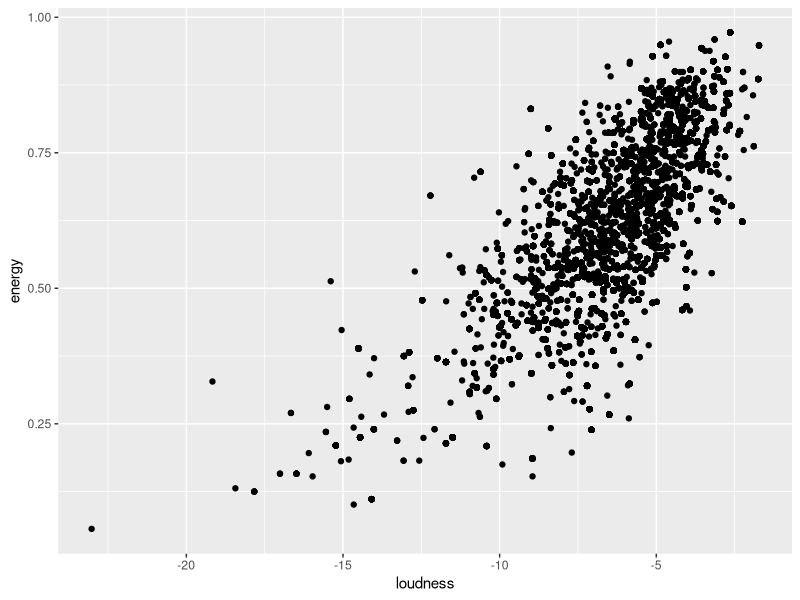
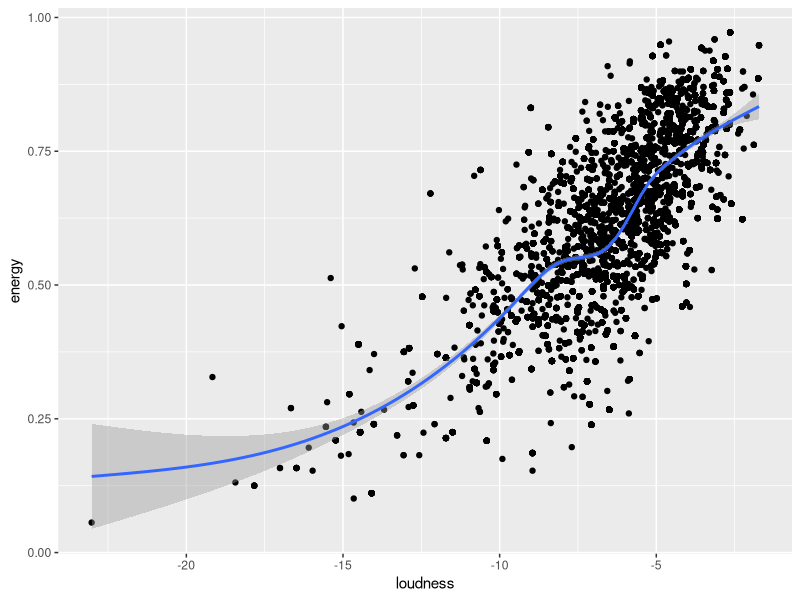
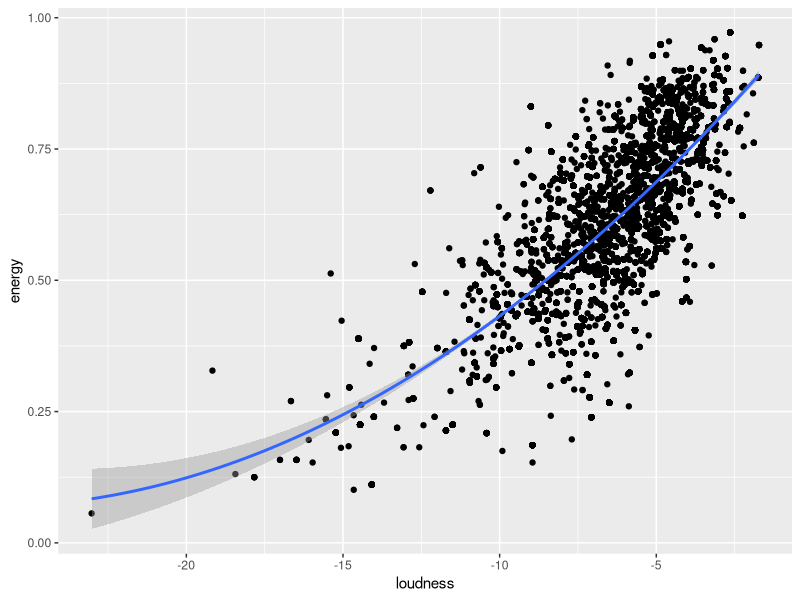
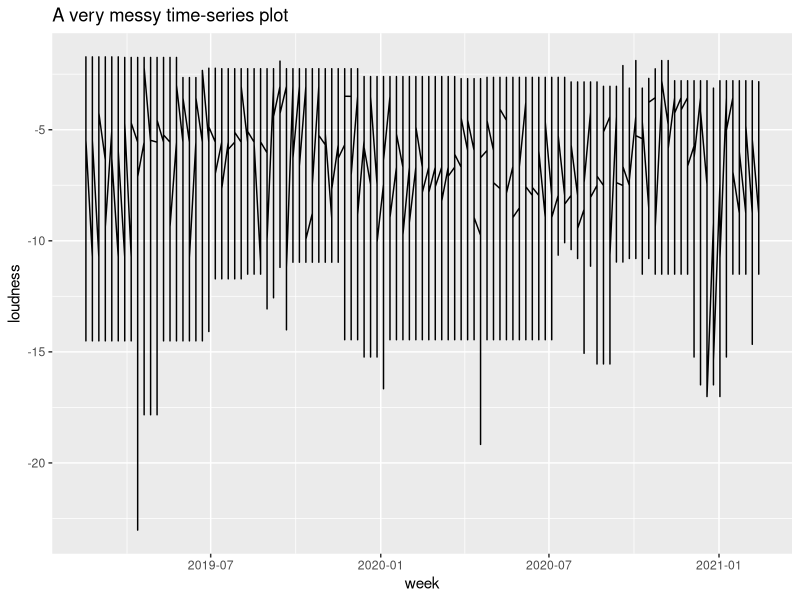
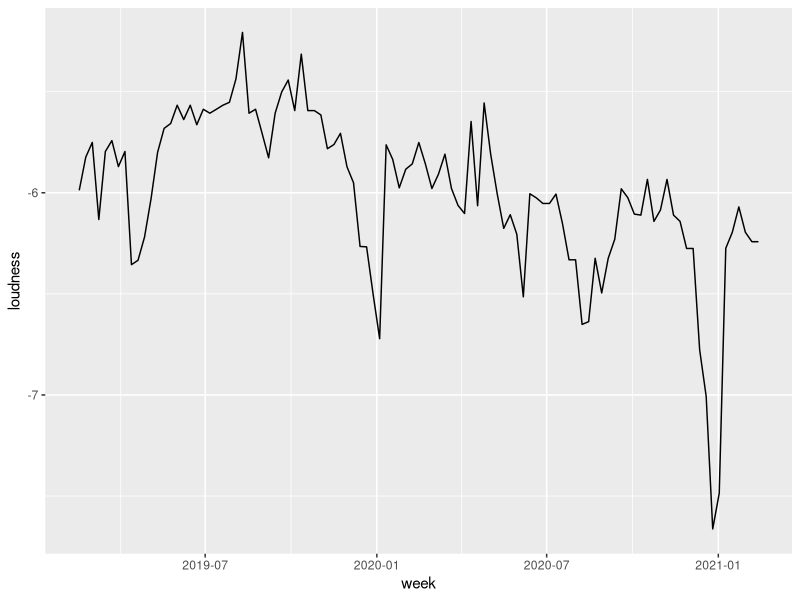
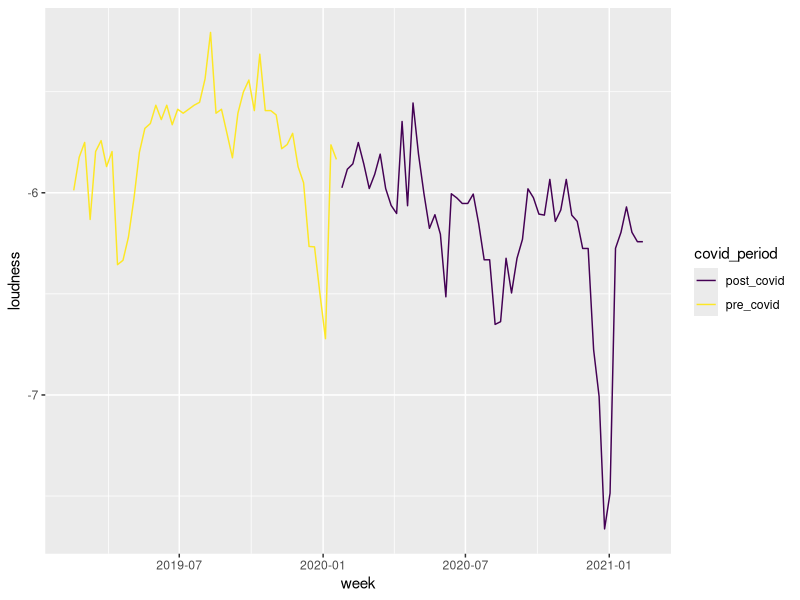
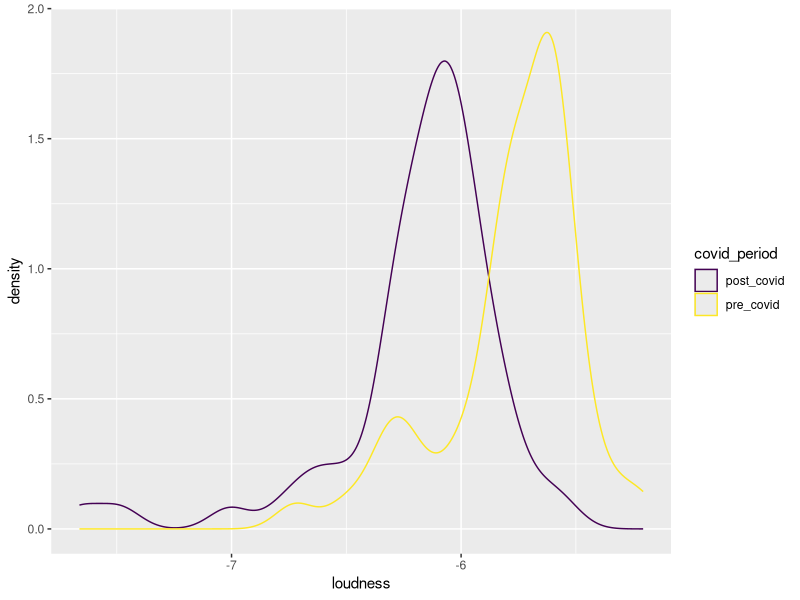

These figures' R source, in order:
## ---- chunk 1
library(tidyverse)
library(here)
## ---- chunk 2
spotify <- read_csv(here("data", "spotify.csv"))
## ---- chunk 3
spotify %>% 
  filter(season == "Spring") %>% 
  summarize(avg_energy = mean(energy))
## ---- chunk 4
spotify %>%
  filter(season == "Spring") %>%
  summarize(
    avg_energy = mean(energy),
    max_energy = max(energy),
    total_energy = sum(energy)
  )
## ---- chunk 5
spotify %>% 
  filter(season == "Spring") %>% 
  summarize(avg_energy = mean(energy))
## ---- chunk 6
spotify %>%
  group_by(covid_period) %>% 
  summarize(min_loud = min(loudness))
## ---- chunk 7
typeof(spotify$rank)
## ---- chunk 8
spotify_rank <- spotify %>% 
  mutate(rank = as.ordered(rank))

class(spotify_rank$rank)
## ---- chunk 9
spotify_power <- spotify %>% 
  # since loudness values closer to zero are louder, we need to standardize the values by their minimum value
  mutate(raw_power = energy * (loudness - min(loudness)))

spotify_power %>% 
  select(energy, loudness, raw_power) %>% 
  # the head function allows us to visualize the first few rows of data
  head()
## ---- chunk 10
spotify %>% 
  ggplot(aes(x = loudness, y = energy)) +
  geom_point()
## ---- chunk 11
spotify %>% 
  ggplot(aes(x = loudness, y = energy)) +
  geom_point() +
  geom_smooth()
## ---- chunk 12
spotify %>% 
  ggplot(aes(x = loudness, y = energy)) +
  geom_point() +
  geom_smooth(method = "lm", formula = y ~ x + I(x^2))
## ---- chunk 13
spotify %>% 
  ggplot(aes(x = week, y = loudness)) +
  geom_line() +
  labs(title = "A very messy time-series plot")
## ---- chunk 14
spotify_sum <- spotify %>% 
  group_by(week) %>% 
  summarize(
    valence = median(valence),
    tempo = median(tempo),
    speechiness = median(speechiness),
    instrumentalness = median(instrumentalness),
    liveness = median(liveness),
    loudness = median(loudness),
    acousticness = median(acousticness),
    danceability = median(danceability),
    energy = median(energy),
    major = sum(mode == "major"),
    minor = sum(mode == "minor"),
    duration_ms = median(duration_ms),
    time_since_covid = median(time_since_covid),
    covid_period = max(covid_period)
  ) %>% 
  mutate(
    # get the proportion of minor songs for the week
    prop_minor = minor / (major + minor)
    )
## ---- chunk 15
spotify_sum %>% 
  ggplot(aes(x = week, y = loudness)) +
  geom_line()
## ---- chunk 16
spotify_sum %>% 
  ggplot(aes(x = week, y = loudness, color = covid_period)) +
  geom_line() +
  scale_color_viridis_d()
## ---- chunk 17
spotify_sum %>% 
  ggplot(aes(x = loudness, color = covid_period)) +
  geom_density() +
  scale_color_viridis_d()
## ---- chunk 18
spotify %>%
  filter(season == "Fall") %>%
  summarize(
    avg_loud = mean(loudness),
    max_dance = max(danceability),
    min_energy = min(energy)
  )
## ---- chunk 19
spotify %>% 
  filter(rank <= 40) %>% 
  group_by(season) %>% 
  summarize(mean_dance = mean(danceability))
## ---- chunk 20
spotify_boogie <- spotify %>% 
  mutate(boogie = danceability * tempo)

# not necessary, but nice to see what the new variable looks like relative to the original variables
spotify_boogie %>% 
  select(danceability, tempo, boogie) %>% 
  head()
